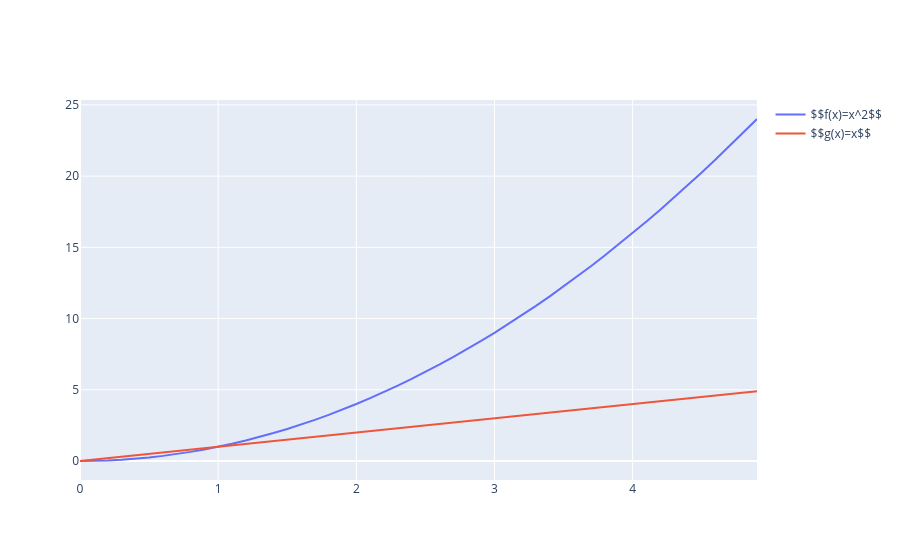

This figure's notebook cell:
### Markdown cell above
Погодите, что это такое? Справа появилась ещё и легенда!

Впрочем, логично, пока график был один, зачем нам легенда?

Но магия Plotly тут не заканчивается. Нажмите на любую из подписей в легенде и соответствующий график исчезнет, а надпись станет более бледной. Вернуть их позволит повторный клик.

**Подписи графиков**

Добавим атрибут name, в который передадим строку с именем графика, которое мы хотим отображать в легенде.

Plotly поддерживает LATEX в подписях (аналогично matplotlib через использование $$ с обеих сторон).

### Code cell
fig = go.Figure()
fig.add_trace(go.Scatter(x=x, y=f(x), name='$$f(x)=x^2$$'))
fig.add_trace(go.Scatter(x=x, y=x, name='$$g(x)=x$$'))
fig.show()

### Figure 1 — Plotly figure (JSON) as saved in the notebook; plotly's stock layout.template omitted (floating-point values rounded to 4 significant figures)
{"data": [{"name": "$$f(x)=x^2$$", "type": "scatter", "x": [0.0, 0.1, 0.2, 0.3, 0.4, 0.5, 0.6, 0.7, 0.8, 0.9, 1.0, 1.1, 1.2, 1.3, 1.4, 1.5, 1.6, 1.7, 1.8, 1.9, 2.0, 2.1, 2.2, 2.3, 2.4, 2.5, 2.6, 2.7, 2.8, 2.9, 3.0, 3.1, 3.2, 3.3, 3.4, 3.5, 3.6, 3.7, 3.8, 3.9, 4.0, 4.1, 4.2, 4.3, 4.4, 4.5, 4.6, 4.7, 4.8, 4.9], "y": [0.0, 0.01, 0.04, 0.09, 0.16, 0.25, 0.36, 0.49, 0.64, 0.81, 1.0, 1.21, 1.44, 1.69, 1.96, 2.25, 2.56, 2.89, 3.24, 3.61, 4.0, 4.41, 4.84, 5.29, 5.76, 6.25, 6.76, 7.29, 7.84, 8.41, 9.0, 9.61, 10.24, 10.89, 11.56, 12.25, 12.96, 13.69, 14.44, 15.21, 16.0, 16.81, 17.64, 18.49, 19.36, 20.25, 21.16, 22.09, 23.04, 24.01]}, {"name": "$$g(x)=x$$", "type": "scatter", "x": [0.0, 0.1, 0.2, 0.3, 0.4, 0.5, 0.6, 0.7, 0.8, 0.9, 1.0, 1.1, 1.2, 1.3, 1.4, 1.5, 1.6, 1.7, 1.8, 1.9, 2.0, 2.1, 2.2, 2.3, 2.4, 2.5, 2.6, 2.7, 2.8, 2.9, 3.0, 3.1, 3.2, 3.3, 3.4, 3.5, 3.6, 3.7, 3.8, 3.9, 4.0, 4.1, 4.2, 4.3, 4.4, 4.5, 4.6, 4.7, 4.8, 4.9], "y": [0.0, 0.1, 0.2, 0.3, 0.4, 0.5, 0.6, 0.7, 0.8, 0.9, 1.0, 1.1, 1.2, 1.3, 1.4, 1.5, 1.6, 1.7, 1.8, 1.9, 2.0, 2.1, 2.2, 2.3, 2.4, 2.5, 2.6, 2.7, 2.8, 2.9, 3.0, 3.1, 3.2, 3.3, 3.4, 3.5, 3.6, 3.7, 3.8, 3.9, 4.0, 4.1, 4.2, 4.3, 4.4, 4.5, 4.6, 4.7, 4.8, 4.9]}], "layout": {}}
